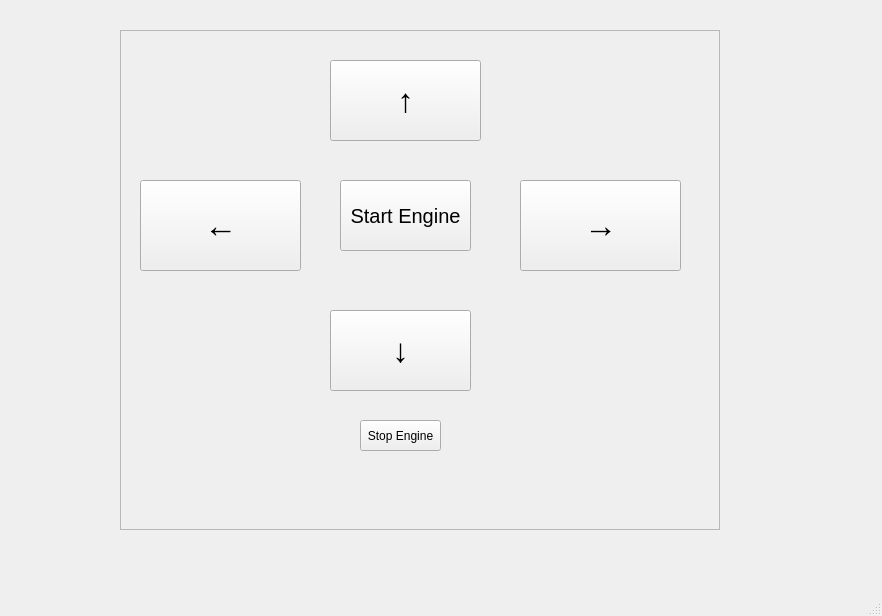
<?xml version="1.0" encoding="UTF-8"?>
<ui version="4.0">
 <class>MainWindow</class>
 <widget class="QMainWindow" name="MainWindow">
  <property name="geometry">
   <rect>
    <x>0</x>
    <y>0</y>
    <width>882</width>
    <height>616</height>
   </rect>
  </property>
  <property name="windowTitle">
   <string>MainWindow</string>
  </property>
  <widget class="QWidget" name="centralwidget">
   <widget class="QFrame" name="EngineLayout">
    <property name="enabled">
     <bool>true</bool>
    </property>
    <property name="geometry">
     <rect>
      <x>120</x>
      <y>30</y>
      <width>600</width>
      <height>500</height>
     </rect>
    </property>
    <property name="autoFillBackground">
     <bool>false</bool>
    </property>
    <property name="frameShape">
     <enum>QFrame::StyledPanel</enum>
    </property>
    <property name="frameShadow">
     <enum>QFrame::Raised</enum>
    </property>
    <widget class="QPushButton" name="fowardBtn">
     <property name="geometry">
      <rect>
       <x>210</x>
       <y>30</y>
       <width>151</width>
       <height>81</height>
      </rect>
     </property>
     <property name="font">
      <font>
       <pointsize>25</pointsize>
      </font>
     </property>
     <property name="text">
      <string>↑</string>
     </property>
    </widget>
    <widget class="QPushButton" name="leftBtn">
     <property name="geometry">
      <rect>
       <x>20</x>
       <y>150</y>
       <width>161</width>
       <height>91</height>
      </rect>
     </property>
     <property name="font">
      <font>
       <pointsize>25</pointsize>
      </font>
     </property>
     <property name="text">
      <string>←</string>
     </property>
    </widget>
    <widget class="QPushButton" name="rightBtn">
     <property name="geometry">
      <rect>
       <x>400</x>
       <y>150</y>
       <width>161</width>
       <height>91</height>
      </rect>
     </property>
     <property name="font">
      <font>
       <pointsize>25</pointsize>
      </font>
     </property>
     <property name="text">
      <string>→</string>
     </property>
    </widget>
    <widget class="QPushButton" name="backardBtn">
     <property name="geometry">
      <rect>
       <x>210</x>
       <y>280</y>
       <width>141</width>
       <height>81</height>
      </rect>
     </property>
     <property name="font">
      <font>
       <pointsize>25</pointsize>
      </font>
     </property>
     <property name="text">
      <string>↓</string>
     </property>
    </widget>
    <widget class="QPushButton" name="stopEngine">
     <property name="geometry">
      <rect>
       <x>240</x>
       <y>390</y>
       <width>81</width>
       <height>31</height>
      </rect>
     </property>
     <property name="layoutDirection">
      <enum>Qt::LeftToRight</enum>
     </property>
     <property name="text">
      <string>Stop Engine</string>
     </property>
    </widget>
    <widget class="QPushButton" name="startEngine">
     <property name="geometry">
      <rect>
       <x>220</x>
       <y>150</y>
       <width>131</width>
       <height>71</height>
      </rect>
     </property>
     <property name="font">
      <font>
       <pointsize>15</pointsize>
      </font>
     </property>
     <property name="text">
      <string>Start Engine</string>
     </property>
    </widget>
   </widget>
  </widget>
  <widget class="QMenuBar" name="menubar">
   <property name="geometry">
    <rect>
     <x>0</x>
     <y>0</y>
     <width>882</width>
     <height>22</height>
    </rect>
   </property>
  </widget>
  <widget class="QStatusBar" name="statusbar"/>
 </widget>
 <resources/>
 <connections/>
</ui>
